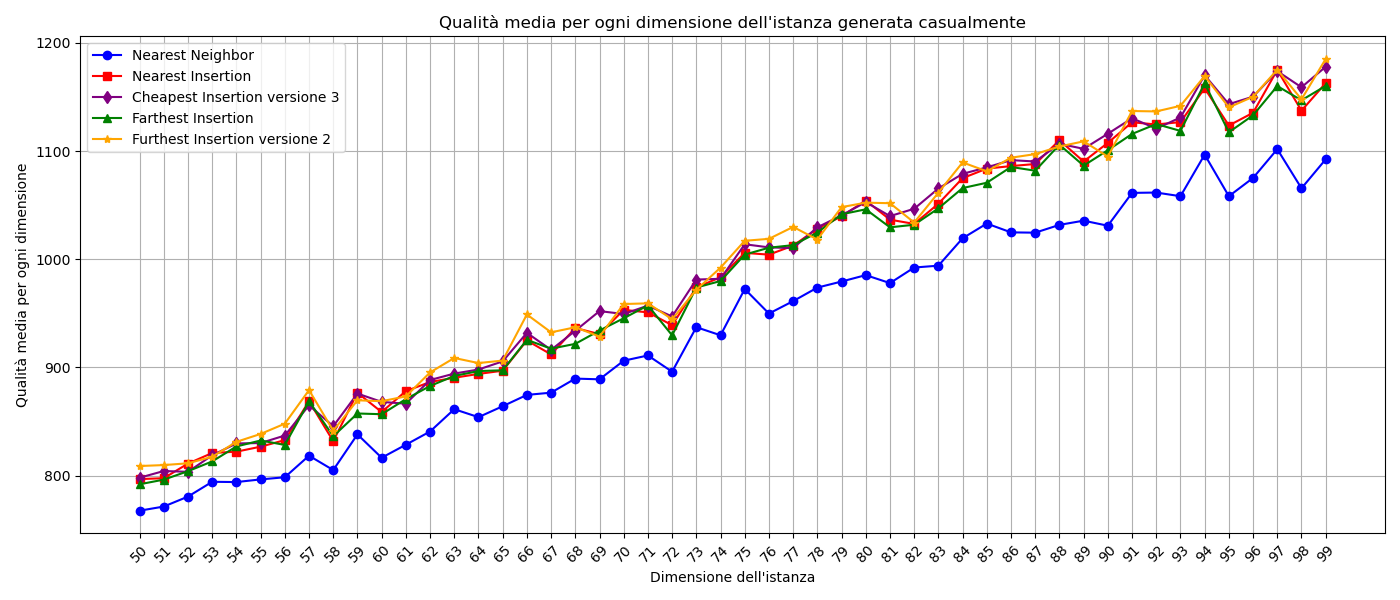

The script that saved this image:
import matplotlib.pyplot as plt
import numpy as np

#l = [('eil51', 1), ('berlin52', 1), ('st70', 2), ('pr76', 1), ('eil76', 1), ('rat99', 1), ('kroD100', 3), ('kroA100', 1), ('kroC100', 1), ('kroB100', 1), ('kroE100', 1), ('rd100', 1), ('eil101', 1), ('lin105', 1), ('pr107', 3), ('pr124', 3), ('bier127', 2), ('ch130', 3), ('pr136', 1), ('pr144', 3), ('kroA150', 3), ('ch150', 1), ('kroB150', 3), ('pr152', 1), ('u159', 3), ('rat195', 1), ('d198', 3), ('kroA200', 1), ('kroB200', 3), ('ts225', 2), ('tsp225', 3), ('pr226', 1), ('gil262', 1), ('pr264', 3), ('a280', 1), ('pr299', 2), ('lin318', 3), ('linhp318', 3), ('rd400', 3), ('fl417', 1), ('pr439', 2), ('pcb442', 3), ('d493', 1), ('u574', 3), ('rat575', 3), ('p654', 3), ('d657', 3), ('u724', 3), ('rat783', 3), ('pr1002', 2)]
#dF = {'eil51': 3, 'berlin52': 3, 'st70': 3, 'pr76': 3, 'eil76': 5, 'rat99': 3, 'kroD100': 3, 'kroA100': 3, 'kroC100': 3, 'kroB100': 3, 'kroE100': 3, 'rd100': 3, 'eil101': 5, 'lin105': 3, 'pr107': 3, 'pr124': 3, 'bier127': 6, 'ch130': 3, 'pr136': 3, 'pr144': 3, 'kroA150': 5, 'ch150': 4, 'kroB150': 3, 'pr152': 3, 'u159': 3, 'rat195': 5, 'd198': 6, 'kroA200': 5, 'kroB200': 3, 'ts225': 6, 'tsp225': 4, 'pr226': 3, 'gil262': 6, 'pr264': 6, 'a280': 6, 'pr299': 3, 'lin318': 5, 'linhp318': 5, 'rd400': 6, 'fl417': 3, 'pr439': 6, 'pcb442': 6, 'd493': 6, 'u574': 6, 'rat575': 5, 'p654': 3, 'd657': 6, 'u724': 6, 'rat783': 6, 'pr1002': 6}

TSP_LIB = ['eil51', 'berlin52', 'st70', 'pr76', 'eil76', 'rat99', 'kroD100', 'kroA100', 'kroC100', 'kroB100', 'kroE100', 'rd100', 'eil101', 'lin105', 'pr107', 'pr124', 'bier127', 'ch130', 'pr136', 'pr144', 'kroA150', 'ch150', 'kroB150', 'pr152', 'u159', 'rat195', 'd198', 'kroA200', 'kroB200', 'ts225', 'tsp225', 'pr226', 'gil262', 'pr264', 'a280', 'pr299', 'lin318', 'linhp318', 'rd400', 'fl417', 'pr439', 'pcb442', 'd493', 'u574', 'rat575', 'p654', 'd657', 'u724', 'rat783', 'pr1002', 'u1060', 'vm1084', 'pcb1173', 'd1291', 'rl1304', 'rl1323', 'nrw1379', 'fl1400', 'u1432', 'fl1577', 'd1655', 'vm1748', 'u1817', 'rl1889', 'd2103', 'u2152', 'u2319', 'pr2392', 'pcb3038', 'fl3795', 'fnl4461', 'rl5915', 'rl5934', 'rl11849', 'usa13509', 'brd14051', 'd15112', 'd18512']


# Sample data (4 lists)
x = [str(x) for x in range(50, 100)]

y1 = [np.float64(760.0), np.float64(767.25), np.float64(790.875), np.float64(786.05), np.float64(806.0), np.float64(799.325), np.float64(791.2), np.float64(810.875), np.float64(820.6), np.float64(845.875), np.float64(841.275), np.float64(853.1), np.float64(842.675), np.float64(860.775), np.float64(877.55), np.float64(863.3), np.float64(892.0), np.float64(891.575), np.float64(918.325), np.float64(900.025), np.float64(905.375), np.float64(919.15), np.float64(927.75), np.float64(925.525), np.float64(949.55), np.float64(946.55), np.float64(964.3), np.float64(937.875), np.float64(967.525), np.float64(986.8), np.float64(969.35), np.float64(1006.95), np.float64(972.25), np.float64(1004.95), np.float64(1001.4), np.float64(1010.4), np.float64(1015.075), np.float64(1025.15), np.float64(1018.925), np.float64(1006.9), np.float64(1050.475), np.float64(1027.575), np.float64(1052.25), np.float64(1073.175), np.float64(1068.2), np.float64(1073.525), np.float64(1090.8), np.float64(1104.0), np.float64(1080.9), np.float64(1098.175)]
y2 = [np.float64(787.725), np.float64(798.5), np.float64(816.825), np.float64(808.975), np.float64(826.925), np.float64(820.425), np.float64(813.125), np.float64(839.725), np.float64(848.35), np.float64(871.5), np.float64(886.275), np.float64(901.05), np.float64(877.525), np.float64(895.75), np.float64(917.15), np.float64(903.85), np.float64(929.85), np.float64(944.85), np.float64(957.475), np.float64(945.5), np.float64(949.5), np.float64(954.25), np.float64(970.3), np.float64(971.925), np.float64(1002.55), np.float64(994.525), np.float64(1020.225), np.float64(996.9), np.float64(1006.975), np.float64(1029.875), np.float64(1014.125), np.float64(1063.875), np.float64(1037.5), np.float64(1071.9), np.float64(1045.925), np.float64(1067.525), np.float64(1075.375), np.float64(1082.1), np.float64(1083.175), np.float64(1071.625), np.float64(1100.625), np.float64(1095.775), np.float64(1132.85), np.float64(1143.2), np.float64(1135.425), np.float64(1149.775), np.float64(1162.725), np.float64(1168.825), np.float64(1158.15), np.float64(1170.1)]
y3 = [np.float64(788.45), np.float64(798.5), np.float64(817.575), np.float64(812.9), np.float64(834.625), np.float64(831.475), np.float64(815.875), np.float64(848.525), np.float64(850.1), np.float64(878.3), np.float64(883.85), np.float64(901.2), np.float64(886.575), np.float64(893.1), np.float64(919.975), np.float64(910.875), np.float64(933.3), np.float64(940.375), np.float64(956.725), np.float64(954.75), np.float64(955.175), np.float64(959.8), np.float64(971.775), np.float64(984.925), np.float64(999.65), np.float64(996.175), np.float64(1003.85), np.float64(997.2), np.float64(1021.75), np.float64(1036.775), np.float64(1024.3), np.float64(1063.55), np.float64(1043.15), np.float64(1076.9), np.float64(1059.675), np.float64(1072.75), np.float64(1084.65), np.float64(1096.5), np.float64(1087.125), np.float64(1070.575), np.float64(1114.1), np.float64(1094.7), np.float64(1142.3), np.float64(1143.125), np.float64(1140.45), np.float64(1163.5), np.float64(1175.1), np.float64(1179.0), np.float64(1168.25), np.float64(1164.4)]
y4 = [np.float64(800.275), np.float64(799.775), np.float64(812.4), np.float64(816.05), np.float64(836.85), np.float64(836.775), np.float64(835.125), np.float64(856.075), np.float64(853.925), np.float64(886.35), np.float64(889.175), np.float64(910.175), np.float64(887.675), np.float64(909.2), np.float64(939.45), np.float64(912.375), np.float64(938.325), np.float64(954.225), np.float64(958.95), np.float64(961.25), np.float64(963.625), np.float64(965.425), np.float64(987.2), np.float64(991.875), np.float64(1005.5), np.float64(1013.15), np.float64(1024.45), np.float64(1018.275), np.float64(1034.6), np.float64(1050.4), np.float64(1033.675), np.float64(1061.425), np.float64(1044.65), np.float64(1078.925), np.float64(1068.175), np.float64(1095.225), np.float64(1099.675), np.float64(1109.05), np.float64(1086.925), np.float64(1079.425), np.float64(1115.975), np.float64(1101.3), np.float64(1146.275), np.float64(1151.5), np.float64(1155.325), np.float64(1163.15), np.float64(1169.275), np.float64(1192.825), np.float64(1174.65), np.float64(1187.525)]
y5 = [np.float64(795.725), np.float64(800.5), np.float64(813.575), np.float64(816.175), np.float64(836.05), np.float64(822.45), np.float64(818.95), np.float64(848.825), np.float64(848.675), np.float64(881.0), np.float64(887.425), np.float64(905.85), np.float64(892.675), np.float64(894.675), np.float64(929.65), np.float64(913.95), np.float64(931.525), np.float64(954.775), np.float64(972.975), np.float64(941.825), np.float64(968.75), np.float64(971.55), np.float64(977.85), np.float64(972.725), np.float64(1003.275), np.float64(1011.7), np.float64(1036.675), np.float64(998.375), np.float64(1018.5), np.float64(1046.4), np.float64(1033.25), np.float64(1078.55), np.float64(1046.225), np.float64(1082.65), np.float64(1049.225), np.float64(1081.1), np.float64(1086.825), np.float64(1095.875), np.float64(1100.1), np.float64(1078.55), np.float64(1112.85), np.float64(1098.45), np.float64(1139.575), np.float64(1155.3), np.float64(1141.5), np.float64(1160.8), np.float64(1161.45), np.float64(1184.75), np.float64(1160.675), np.float64(1178.45)]

#print(np.mean(y1))
#print(np.mean(y2))
#print(np.mean(y3))
#print(np.mean(y4))
#print(np.mean(y5))
#exit()

# qualità Furthest

# Plotting each list with different color and marker
plt.figure(figsize=(14, 6))

plt.plot(x, y1, marker='o', color='blue', label='Nearest Neighbor')
plt.plot(x, y2, marker='s', color='red', label='Nearest Insertion')
plt.plot(x, y3, marker='d', color='purple', label='Cheapest Insertion versione 3')
plt.plot(x, y4, marker='^', color='green', label='Farthest Insertion')
plt.plot(x, y5, marker='*', color='orange', label='Furthest Insertion versione 2')

plt.xticks(rotation=45)
plt.xlabel(f'Dimensione dell\'istanza')
plt.ylabel('Qualità media per ogni dimensione')
#plt.yscale('log')
plt.title('Qualità media per ogni dimensione dell\'istanza generata casualmente')
plt.legend()  # Show legend based on labels

plt.grid(True)
plt.tight_layout()
plt.savefig("/home/asaf/Desktop/Furthest-insertion/Grafici/20.png")
plt.show()

